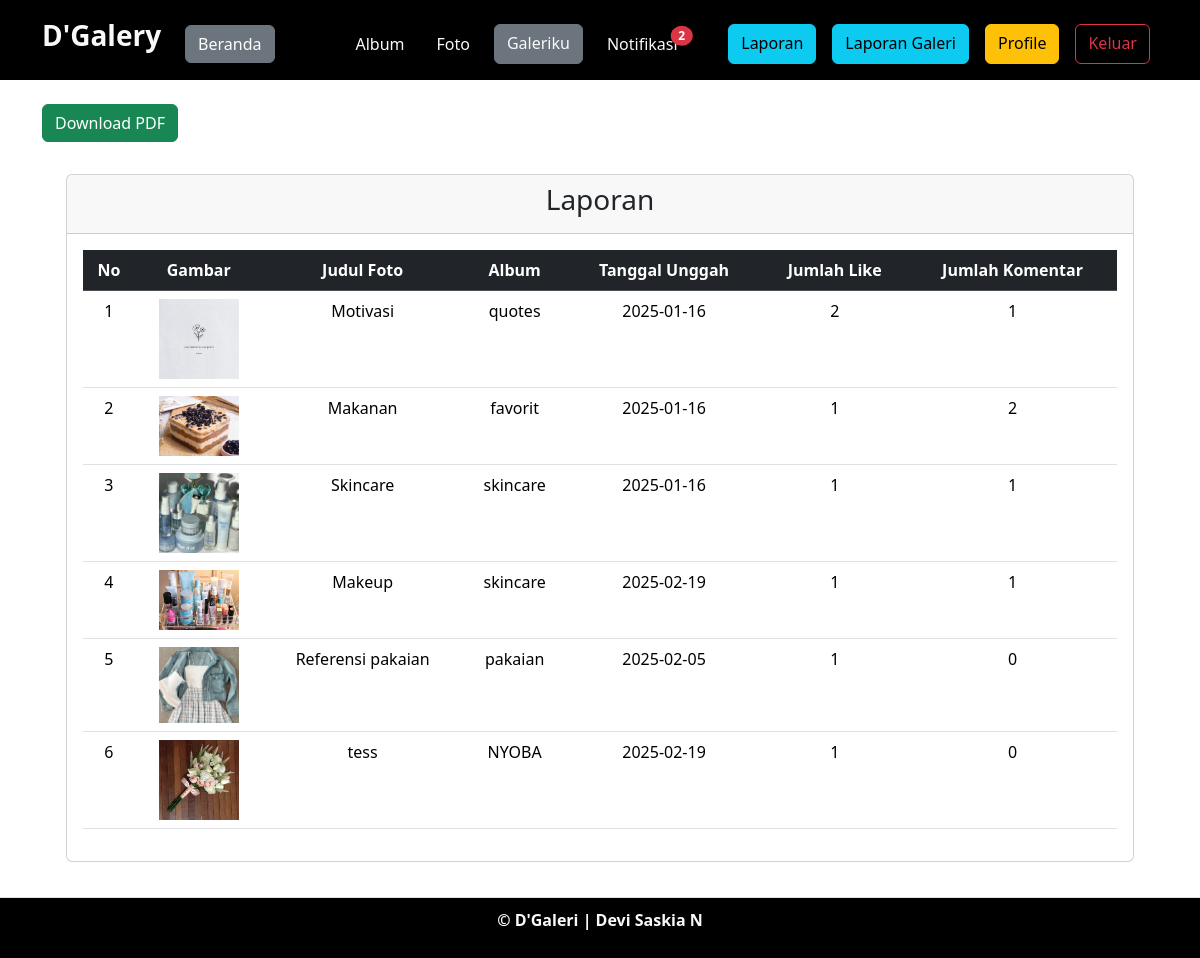
Page /akun/laporan.php (signed in) on the committed database.
### tables this page shows
CREATE TABLE `foto` (
  `foto_id` int(11) NOT NULL,
  `judul_foto` varchar(255) NOT NULL,
  `deskripsi_foto` text NOT NULL,
  `tanggal_unggah` date NOT NULL,
  `lokasi_file` varchar(255) NOT NULL,
  `album_id` int(11) NOT NULL,
  `user_id` int(11) NOT NULL
);

CREATE TABLE `album` (
  `album_id` int(11) NOT NULL,
  `nama_album` varchar(255) NOT NULL,
  `deskripsi` text NOT NULL,
  `tanggal_dibuat` date NOT NULL,
  `user_id` int(11) NOT NULL
);

### akun/laporan.php (the view, shortened to what this page needs)
<?php
include '../c/koneksi.php';
$user_id = $_SESSION['user_id'];
$notif_count_query = mysqli_query($koneksi, "SELECT COUNT(*) as unread_count FROM notifikasi WHERE user_id ='$user_id' AND status= 'unread'");
$notif_count_result = mysqli_fetch_assoc($notif_count_query);
$unread_count = $notif_count_result['unread_count'];
$sql = mysqli_query($koneksi, "
    SELECT f.foto_id, f.judul_foto, f.tanggal_unggah, f.lokasi_file, a.nama_album,
        (SELECT COUNT(*) FROM like_foto WHERE foto_id = f.foto_id) AS like_count,
        (SELECT COUNT(*) FROM komentar_foto WHERE foto_id = f.foto_id) AS comment_count
    FROM foto f
    JOIN album a ON f.album_id = a.album_id
    WHERE f.user_id = '$user_id'
    ORDER BY like_count DESC, comment_count DESC
");
$data_foto = mysqli_num_rows($sql);
?>
<!DOCTYPE html>
<html lang="en">
<head>
    <link rel="stylesheet" href="../assets/css/bootstrap.min.css">
    <link href="https://cdn.jsdelivr.net/nmp/bootstrap-icons/font/bootstrap-icons.css" rel="stylesheet">
    <link rel="stylesheet" href="https://cdnjs.cloudflare.com/ajax/libs/font-awesome/6.7.2/css/all.min.css" />
</head>
<body>
    <nav class="navbar navbar-expand-lg bg-black">
        <div class="container">
            <a class="navbar-brand text-light" href="index.php">
                <h3><strong>D'Galery</strong></h3>
            </a>
            <div class="collapse navbar-collapse mt-2" id="navbarNavAltMarkup">
                <div class="navbar-nav me-auto">
                    <a href="index.php" class="btn btn-secondary m-2">Beranda</a>
                </div>
                <div class="navbar-nav ms-auto">
                    <a href="album.php" class="nav-link m-2 text-light">Album</a>
                    <a href="foto.php" class="nav-link m-2 text-light">Foto</a>
                    <a href="galeri.php" class="btn btn-secondary m-2 text-light">Galeriku</a>
                    <a href="notifikasi.php" class="nav-link m-2 position-relative text-light">
                        Notifikasi <i class="bi bi-bell"></i>
                        <?php if ($unread_count > 0) { ?>
                            <span class="top-0 start-100 translate-middle badge rounded-circle bg-danger  w-auto h-auto">
                                <?php echo $unread_count; ?>
                            </span>
                        <?php } ?>
                    </a>
                    <a href="laporan.php" class="btn btn-info m-2">Laporan</a>
                    <a href="data_laporan.php" class="btn btn-info m-2">Laporan Galeri</a>
                    <a href="profile.php" class="btn btn-warning m-2">Profile</a>
                    <a href="../c/aksi_logout.php" class="btn btn-outline-danger m-2">Keluar</a>
                </div>
            </div>
        </div>
    </nav>
    <div class="container mt-4 mb-5">
        <div class="float-right mb-4">
            <a href="cetak_pdf.php" target="_blank" class="btn btn-success">Download PDF</a>
        </div>
        <div class="row">
            <div class="col-md-12">
                <div class="card m-2 me-4 ms-4 mb-5 ">
                    <div class="card-header">
                        <h3 align="center">Laporan</h3>
                    </div>
                    <div class="card-body">
                    <?php
                        if ($data_foto == 0) {
                            echo "<p class='text-center'>Data foto belum ada.</p>";
                        } else {
                        ?>
                        <table class="table">
                            <thead class="table-dark" align="center">
                                <tr>
                                    <th>No</th>
                                    <th>Gambar</th>
                                    <th>Judul Foto</th>
                                    <th>Album</th>
                                    <th>Tanggal Unggah</th>
                                    <th>Jumlah Like</th>
                                    <th>Jumlah Komentar</th>
                                </tr>
                            </thead>
                            <tbody align="center">
                                <?php
                                $no = 1;
                                while ($data = mysqli_fetch_array($sql)) {
                                    ?>
                                    <tr>
                                        <td><?= $no++ ?></td>
                                        <td>
                                            <img src="../assets/img/<?php echo $data['lokasi_file']; ?>" alt="Foto" style="width:80px;">
                                        </td>
                                        <td><?php echo $data['judul_foto']; ?></td>
                                        <td><?php echo $data['nama_album']; ?></td>
                                        <td><?php echo $data['tanggal_unggah']; ?></td>
                                        <td><?php echo $data['like_count']; ?></td>
                                        <td><?php echo $data['comment_count']; ?></td>
                                    </tr>
                                    <?php
                                }
                                ?>
                            </tbody>
                        </table>
                        <?php } ?>
                    </div>
                </div>
            </div>
        </div>
    </div>
    <footer class="bg-black text-light d-flex justify-content-center border-top mt-2 br-light fixed-bottom">
        <p><strong>&copy; D'Galeri | Devi Saskia N</strong></p>
    </footer>
</body>
</html>

### akun/laporan.php (style rules this page uses)
footer { background-color: #f8f9fa; text-align: center; padding: 10px 0; border-top: 1px solid #ddd; }

### rows in the picture
foto: lokasi_file (picture), judul_foto "Motivasi", album.nama_album "quotes", tanggal_unggah "2025-01-16", like_count "2", comment_count "1"
foto: lokasi_file (picture), judul_foto "Makanan", album.nama_album "favorit", tanggal_unggah "2025-01-16", like_count "1", comment_count "2"
foto: lokasi_file (picture), judul_foto "Skincare", album.nama_album "skincare", tanggal_unggah "2025-01-16", like_count "1", comment_count "1"
foto: lokasi_file (picture), judul_foto "Makeup", album.nama_album "skincare", tanggal_unggah "2025-02-19", like_count "1", comment_count "1"
foto: lokasi_file (picture), judul_foto "Referensi pakaian", album.nama_album "pakaian", tanggal_unggah "2025-02-05", like_count "1", comment_count "0"
foto: lokasi_file (picture), judul_foto "tess", album.nama_album "NYOBA", tanggal_unggah "2025-02-19", like_count "1", comment_count "0"

### other values in the picture
$unread_count "2"
